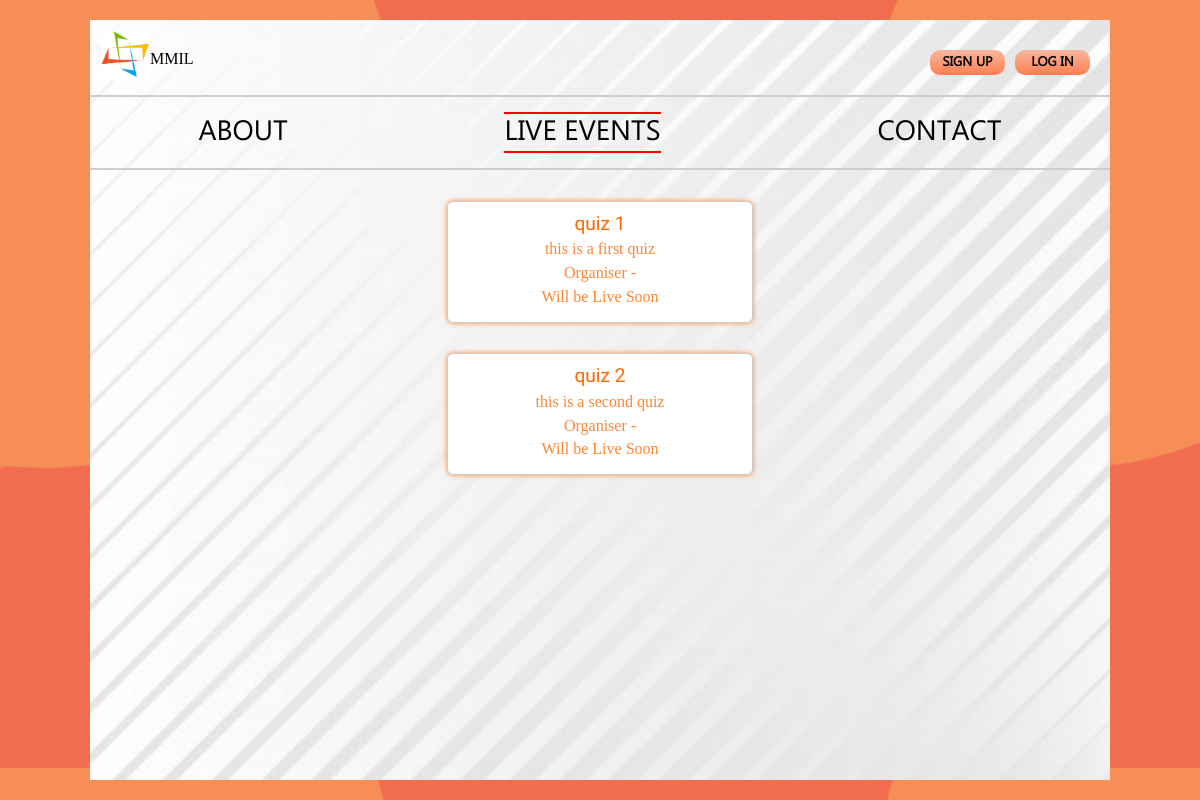
The app's page /events/, older data.
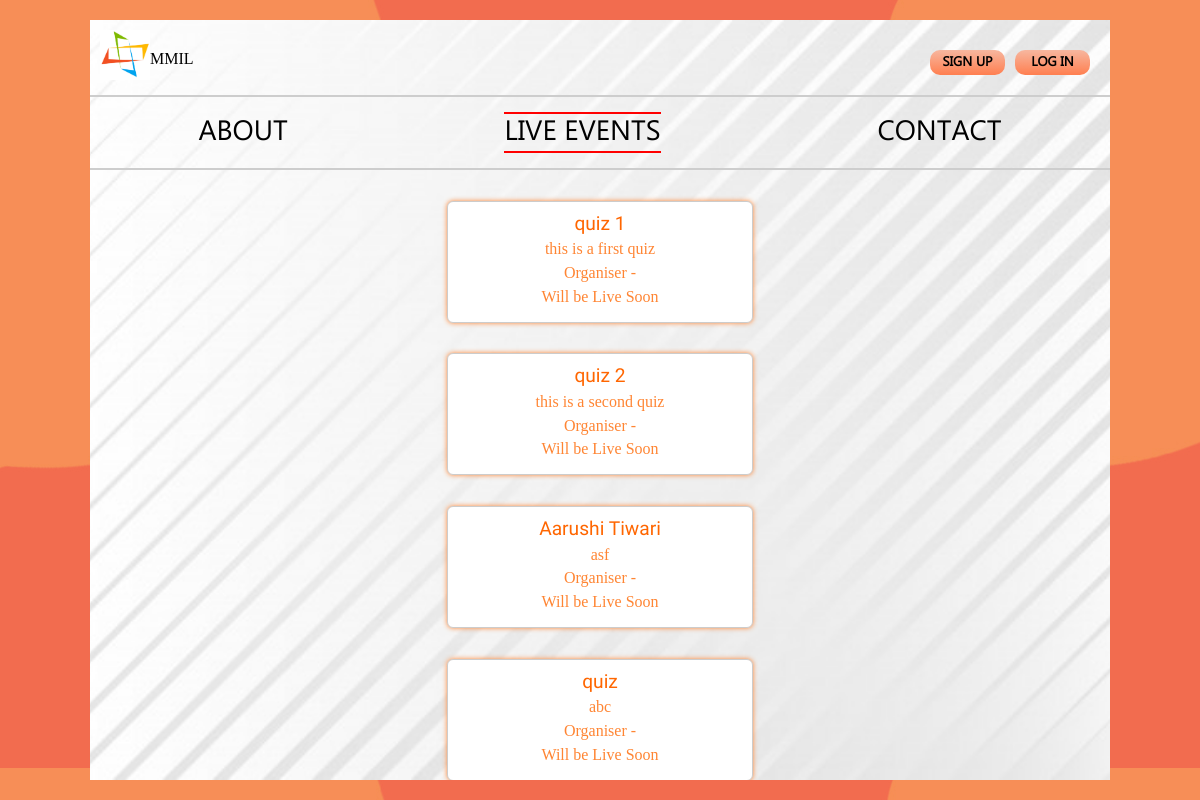
The same page, newer data.
### events/models.py (models this page shows, shortened)
class Event(models.Model):
	event_name = models.CharField(max_length=100, unique=True)
	event_description = models.TextField(blank=False)
	event_url = models.URLField(max_length=100,blank=True)
	event_start_date = models.DateField(default=timezone.now, blank=True)
	event_start_time = models.TimeField(default=datetime.time(00,00), blank=True)
	event_end_date = models.DateField(default=timezone.now, blank=True)
	event_end_time = models.TimeField(default=datetime.time(00,00), blank=True)

### quiz_portal/views.py (the view)
# urls.py: path('events/', events),
def events(request):
	E=Event.objects.all()
	try:
		org_user=OrganiserProfile.objects.get(organiser_name=request.user.username)
		if request.user.is_authenticated and org_user.organiser:
			org=True
	except:
		org=False
	now_time = datetime.datetime.now().strftime('%H:%M')
	now_date = datetime.datetime.now().date()
	context = {
		'eve':E,
		'organiser':org,
		'now':now_time,
		'now_d':now_date
	}
	return render(request,'events.html',context)

### templates/events.html (shortened to what this page needs)
{% load static %}
<!DOCTYPE html>
<html>
<head>
	<link rel="stylesheet" type="text/css" href="{% static 'css\dashboard.css' %}">
	<link rel="stylesheet" type="text/css" href="{% static 'css\events.css' %}">
	<link rel="stylesheet" href="https://use.fontawesome.com/releases/v5.5.0/css/all.css">
</head>
<body>
<div class="box">
	<div class="top">
		<img src="/static/img/mmil_logo.jpg" width="50px"><a href="/dashboard.html">MMIL</a>
		{% if request.user.is_authenticated %}
		<button onclick="logout()"class="button">Log Out</button>
		{% else %}
		<button onclick="login()">Log In</button>
		<button onclick="signup()">Sign Up</button>
		{% endif %}
	</div>
	<div class="center">
		{% if organiser %}
		<div class="info-1">
			<a href='/organiser' class="event">Dashboard</a>
		</div>
		{% else %}
		<div class="info-1">
			<a href='/' class="event">About</a>
		</div>
		{% endif %}
		<div class="info-1 active">
			<a href="/events" class="about">Live Events</a>
		</div>
		<div class="info-1">
			<a href='/contact' class="contact">contact</a>
		</div>
	</div>
	<div class="list">
	{% for i in eve %}
	<div class="events">
		<div class="header">{{ i.event_name }}</div>
		<p>{{ i.event_description }}</p>
		<p>Organiser - {{ organiser_name }}</p>
		{% if i.event_start_date == now_d and now >= i.event_start_time|time:"H:i" %}
			<p>Live</p>
		<form method="POST" action="/quiz/">
			{% csrf_token %}
			<div>
				<input type="hidden" name="event_name" value="{{ i.event_name }}">
				<input type="submit" name="nothing" value="Join Now">
			</div>
		</form>
		{% elif i.event_start_date > now_d %}
			<p>Will be Live Soon</p>
		{% elif i.event_end_time|time:"H:i" > now and i.event_start_date == now_d %}
			<p>Will be Live Soon</p>
		{% else %}
			<p>Event Expired</p>
		{% endif %}
	</div>
	{% endfor %}
</div>
</div>
</body>
</html>

Row changes from the older to the newer data that the page shows:
added Event: event_name "Aarushi Tiwari", event_description "asf", event_start_date "Will be Live Soon"
added Event: event_name "quiz", event_description "abc", event_start_date "Will be Live Soon"
